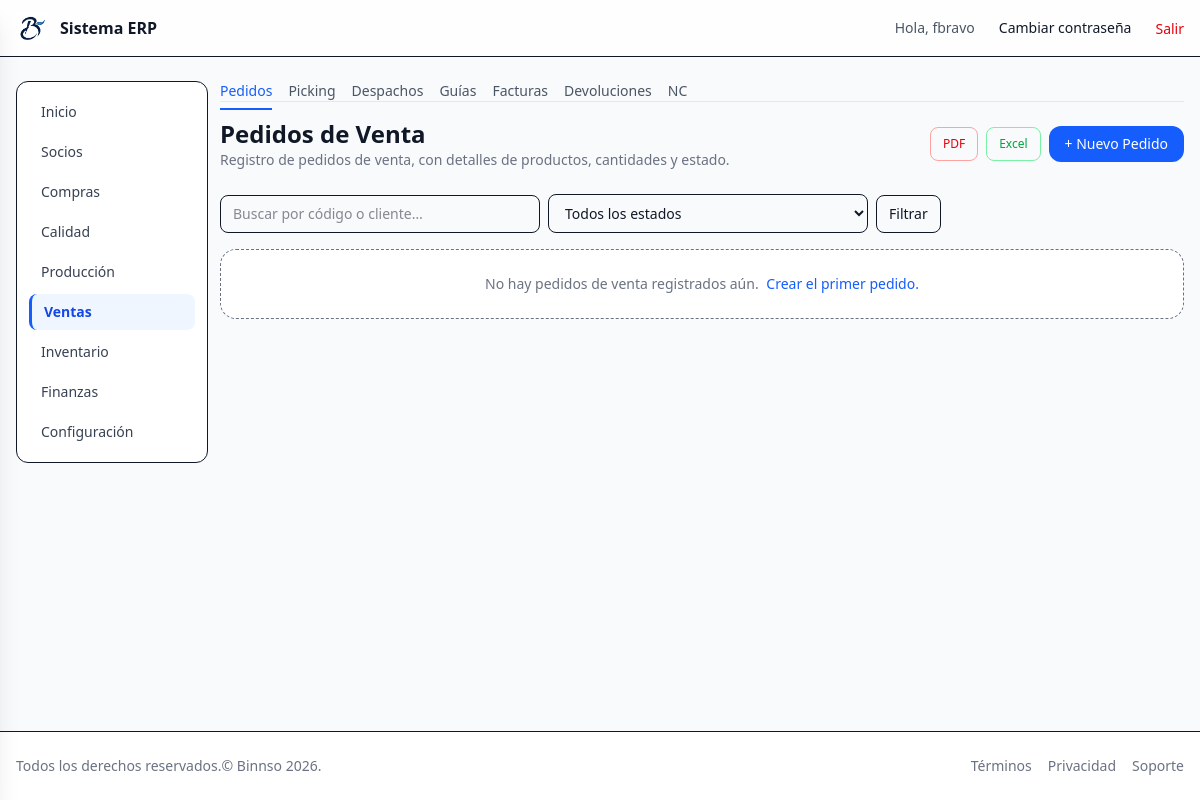
/sales/orders (signed in), run on an earlier commit of the app's database.
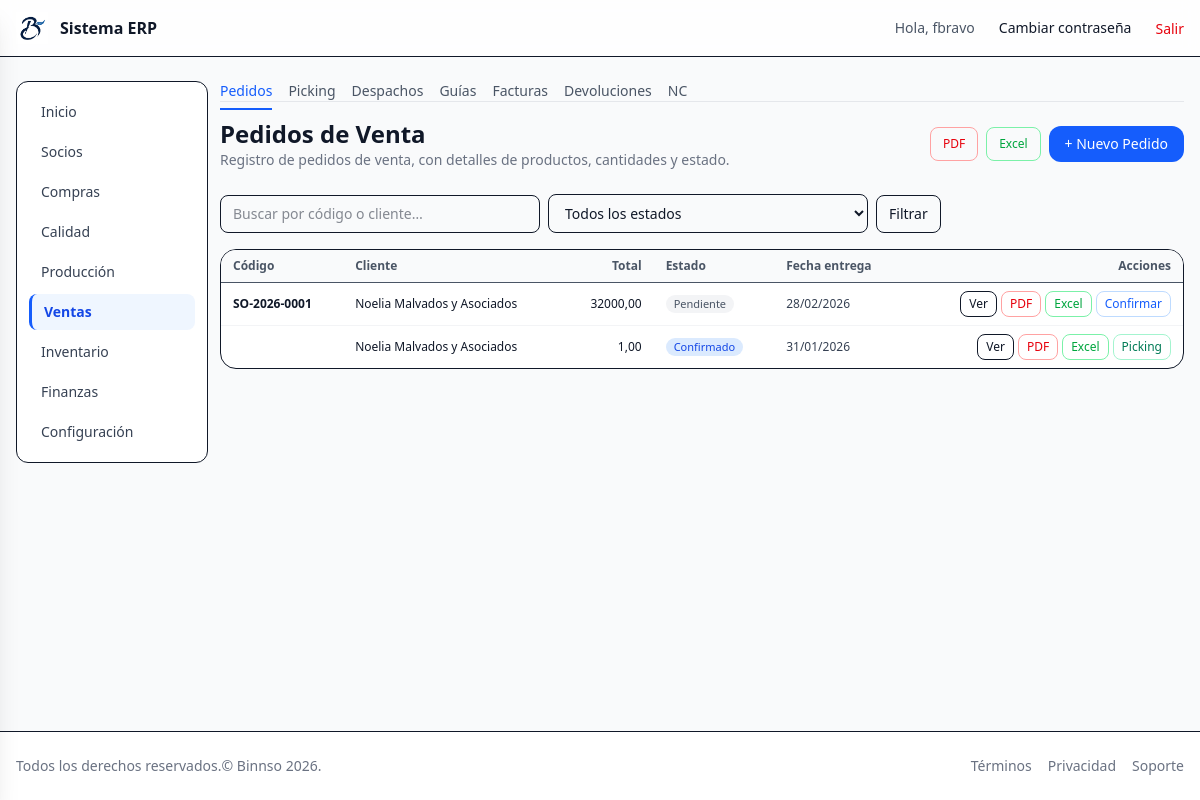
And on a later commit of the database.
### sales/models.py (models this page shows, shortened)
class SaleOrder(AuditModel):
    code = models.CharField(
        "Código", max_length=50, unique=True,
        help_text="Código interno del pedido (ej. SO-2026-0001)",
    )
    client = models.ForeignKey(
        Partner, on_delete=models.PROTECT,
        related_name="sale_orders",
        verbose_name="Cliente",
        help_text="Cliente que realiza el pedido.",
    )
    status = models.CharField(
        "Estado", max_length=20,
        choices=SaleOrderStatus.choices,
        default=SaleOrderStatus.PENDING,
    )
    created_at = models.DateTimeField("Fecha de creación", auto_now_add=True)
    updated_at = models.DateTimeField("Fecha de actualización", auto_now=True)
    delivery_date = models.DateField("Fecha de entrega", help_text="Fecha de entrega del pedido.")
    delivery_address = models.CharField("Dirección de entrega", max_length=300, blank=True)
    delivery_city = models.CharField("Ciudad de entrega", max_length=100, blank=True)
    delivery_phone = models.CharField("Teléfono de contacto", max_length=50, blank=True)
    notes = models.TextField("Notas", blank=True, null=True)
    payment_method = models.CharField("Método de pago", max_length=50, blank=True, null=True)
    class Meta:
        verbose_name = "Pedido de venta"
        verbose_name_plural = "Pedidos de venta"
        ordering = ["-created_at"]
    @property
    def can_start_picking(self):
        return self.status == SaleOrderStatus.CONFIRMED

### partners/models.py (models this page shows, shortened)
class Partner(AuditModel):
    code = models.CharField(
        "Código interno",
        max_length=20,
        unique=True,
        help_text="Código interno del socio (ej. PRV-001, CLI-100).",
    )
    alt_code = models.CharField(
        "Código alterno",
        max_length=20,
        blank=True,
        null=True,
        help_text="Código alterno o de sistema externo (opcional).",
    )
    identification_type = models.CharField(
        "Tipo de identificación",
        max_length=20,
        choices=IdentificationType.choices,
        default=IdentificationType.RUC,
    )
    identification = models.CharField(
        "Identificación",
        max_length=20,
        help_text="RUC / cédula / pasaporte, según corresponda.",
    )
    trade_name = models.CharField(
        "Nombre comercial",
        max_length=150,
        blank=True,
        help_text="Nombre comercial (si aplica).",
    )
    legal_name = models.CharField(
        "Nombre fiscal / razón social",
        max_length=200,
        help_text="Nombre fiscal que aparece en facturas.",
    )
    category = models.CharField(
        "Categoría",
        max_length=10,
        choices=PartnerCategory.choices,
        default=PartnerCategory.OTHER,
        blank=True,
    )
    company_type = models.CharField(
        "Tipo de empresa",
        max_length=20,
        choices=CompanyType.choices,
        default=CompanyType.COMPANY,
    )
    is_customer = models.BooleanField("Cliente", default=False)
    is_supplier = models.BooleanField("Proveedor", default=True)
    is_public_entity = models.BooleanField("Entidad pública", default=False)
    credit_limit = models.DecimalField(
        "Crédito máximo",
        max_digits=12,
        decimal_places=2,
        default=0,
    )
    credit_available = models.DecimalField(
        "Crédito disponible",
        max_digits=12,
        decimal_places=2,
        default=0,
    )
    credit_used = models.DecimalField(
        "Crédito utilizado",
        max_digits=12,
        decimal_places=2,
        default=0,
    )
    credit_terms_days = models.PositiveIntegerField(
        "Días de crédito",
        default=0,
        help_text="Plazo de pago en días (0 = contado).",
    )
    retention_profile = models.CharField(
        "Perfil de retención",
        max_length=20,
        choices=RetentionProfile.choices,
        default=RetentionProfile.NONE,
    )
    branch_name = models.CharField(
        "Sucursal",
        max_length=100,
        blank=True,
        help_text="Sucursal asociada (si aplica).",
    )
    address = models.CharField(
        "Dirección",
        max_length=255,
        blank=True,
    )
    city = models.CharField(
        "Ciudad",
        max_length=100,
        blank=True,
    )
    province = models.CharField(
        "Provincia",
        max_length=100,
        blank=True,
    )
    country = models.CharField(
        "País",
        max_length=100,
        blank=True,
        default="Ecuador",
    )
    contact_name = models.CharField(
        "Contacto principal",
        max_length=150,
        blank=True,
    )
    contact_email = models.EmailField(
        "Correo de contacto",
        blank=True,
    )
    contact_phone = models.CharField(
        "Teléfono de contacto",
        max_length=50,
        blank=True,
    )
    website = models.URLField(
        "Sitio web",
        blank=True,
    )
    is_qualified_supplier = models.BooleanField(
        "Proveedor calificado ISO 13485",
        default=False,
    )
    qualification_level = models.CharField(
        "Nivel de calificación",
        max_length=50,
        blank=True,
        help_text="Ejemplo: Crítico / No crítico, A / B / C, etc.",
    )
    qualification_date = models.DateField(
        "Fecha de última calificación",
        blank=True,
        null=True,
    )
    qualification_notes = models.TextField(
        "Notas de calificación",
        blank=True,
    )
    notes = models.TextField(
        "Notas internas",
        blank=True,
    )
    is_active = models.BooleanField(
        "Activo",
        default=True,
    )
    is_carrier = models.BooleanField(
        "Transportista", default=False,
        help_text="Marcar si es proveedor de transporte.",
    )
    vehicle_plate = models.CharField(
        "Placa del vehículo", max_length=20, blank=True,
    )
    driver_name = models.CharField(
        "Nombre del conductor", max_length=200, blank=True,
    )
    driver_identification = models.CharField(
        "Cédula del conductor", max_length=20, blank=True,
    )
    class Meta:
        verbose_name = "Socio (cliente/proveedor)"
        verbose_name_plural = "Socios (clientes y proveedores)"
        ordering = ["trade_name", "legal_name"]

### sales/views.py (the view)
# urls.py: path('orders', views.SaleOrderListView.as_view(), name='order_list'),
class SaleOrderListView(LoginRequiredMixin, ModulePermissionMixin, ListView):
    permission_required = "sales.view_saleorder"
    model = SaleOrder
    template_name = "sales/order_list.html"
    context_object_name = "orders"
    paginate_by = 20
    def get_queryset(self):
        qs = (
            SaleOrder.objects
            .select_related("client")
            .annotate(total_amount=Sum("lines__total_price"))
            .order_by("-created_at")
        )
        q = self.request.GET.get("q", "").strip()
        status = self.request.GET.get("status", "").strip()
        if q:
            qs = qs.filter(
                Q(code__icontains=q)
                | Q(client__trade_name__icontains=q)
                | Q(client__legal_name__icontains=q)
            )
        if status:
            qs = qs.filter(status=status)
        return qs
    def get_context_data(self, **kwargs):
        ctx = super().get_context_data(**kwargs)
        ctx["status_choices"] = SaleOrderStatus.choices
        return ctx

### core/context_processors.py (called while the page is built, shortened)
def module_access(request):
    user = getattr(request, "user", None)
    if user is None or not user.is_authenticated:
        return {"modules": {k: False for k in MODULE_APP_MAP}}
    if user.is_superuser or user.groups.filter(name="admin").exists():
        return {"modules": {k: True for k in MODULE_APP_MAP}}

### core/mixins.py (called while the page is built)
    def has_permission(self):
        user = self.request.user
        if user.is_superuser or user.groups.filter(name="admin").exists():
            return True
        return super().has_permission()

### templates/sales/order_list.html (shortened to what the changed rows need)
{% extends "layouts/app.html" %}
{% load static %}
{% block app_content %}
{% include "sales/_nav.html" %}
<div class="mb-6 flex flex-col gap-3 md:flex-row md:items-center md:justify-between">
  <div>
    <h1 class="text-2xl font-semibold">Pedidos de Venta</h1>
  </div>
  <div class="flex items-center gap-2">
  </div>
</div>
<form method="get" class="mb-4 flex flex-wrap items-center gap-2 text-sm">
  <input type="text" name="q" value="{{ request.GET.q|default_if_none:'' }}"
         placeholder="Buscar por código o cliente…"
         class="w-full max-w-xs rounded-lg border px-3 py-2">
  <select name="status" class="w-full max-w-xs rounded-lg border px-3 py-2">
  </select>
  <button type="submit"
          class="rounded-lg border px-3 py-2 text-sm hover:bg-gray-50">
  </button>
</form>
{% if orders %}
  <div class="hidden md:block overflow-x-auto rounded-2xl border bg-white">
    <table class="min-w-full text-sm">
      <thead>
        <tr class="border-b bg-gray-50 text-xs font-semibold text-gray-600">
          <th class="px-3 py-2 text-left">Código</th>
          <th class="px-3 py-2 text-left">Cliente</th>
          <th class="px-3 py-2 text-right">Total</th>
          <th class="px-3 py-2 text-left">Estado</th>
          <th class="px-3 py-2 text-left">Fecha entrega</th>
          <th class="px-3 py-2 text-right">Acciones</th>
        </tr>
      </thead>
      <tbody class="divide-y divide-gray-100">
        {% for order in orders %}
          <tr class="hover:bg-gray-50">
            <td class="px-3 py-2 text-xs font-semibold text-gray-900">
              {{ order.code }}
            </td>
            <td class="px-3 py-2 text-xs">
              <div class="font-medium text-gray-900">
                {{ order.client.trade_name }}
              </div>
            </td>
            <td class="px-3 py-2 text-right text-xs text-gray-900">
              {{ order.total_amount|floatformat:2|default:"0.00" }}
            </td>
            <td class="px-3 py-2 text-xs">
              <span class="inline-flex rounded-full px-2 py-0.5 text-[11px] font-medium
                {% if order.status == 'CONFIRMED' %}bg-blue-100 text-blue-700
                {% elif order.status == 'PICKING' %}bg-amber-100 text-amber-700
                {% elif order.status == 'PACKING' %}bg-purple-100 text-purple-700
                {% elif order.status == 'DISPATCHED' %}bg-green-100 text-green-700
                {% elif order.status == 'CANCELED' %}bg-red-100 text-red-700
                {% else %}bg-gray-100 text-gray-600{% endif %}">
                {{ order.get_status_display }}
              </span>
            </td>
            <td class="px-3 py-2 text-xs text-gray-700">
              {{ order.delivery_date|date:"d/m/Y"|default:"–" }}
            </td>
            <td class="px-3 py-2 text-right text-xs">
              <div class="flex justify-end gap-1">
                <a href="{% url 'sales:order_detail' order.pk %}"
                   class="inline-block rounded-lg border px-2 py-1 hover:bg-gray-50">
                  Ver
                </a>
                <a href="{% url 'sales:order_detail_pdf' order.pk %}" target="_blank"
                   class="inline-block rounded-lg border border-red-300 px-2 py-1 text-red-600 hover:bg-red-50">
                  PDF
                </a>
                <a href="{% url 'sales:order_detail_excel' order.pk %}"
                   class="inline-block rounded-lg border border-green-300 px-2 py-1 text-green-600 hover:bg-green-50">
                  Excel
                </a>
                {% if order.status == 'PENDING' or order.status == 'PROFORMA' %}
                  <a href="{% url 'sales:confirm_order' order.pk %}"
                     class="inline-block rounded-lg border border-blue-200 px-2 py-1 text-blue-600 hover:bg-blue-50"
                     onclick="return confirm('¿Confirmar este pedido?');">
                    Confirmar
                  </a>
                {% endif %}
                {% if order.can_start_picking %}
                  <a href="{% url 'sales:dispatch_check' order.pk %}"
                     class="inline-block rounded-lg border border-emerald-200 px-2 py-1 text-emerald-700 hover:bg-emerald-50">
                    Picking
                  </a>
                {% endif %}
              </div>
            </td>
          </tr>
        {% endfor %}
      </tbody>
    </table>
  </div>
{% else %}
  <div class="rounded-2xl border border-dashed bg-white p-6 text-center text-sm text-gray-500">
    No hay pedidos de venta registrados aún.
    <a href="{% url 'sales:order_create' %}"
       class="ml-1 text-blue-600 hover:underline">
      Crear el primer pedido.
    </a>
  </div>
{% endif %}
{% endblock %}

What changed in the data, as far as the page shows it:
added SaleOrder: code "SO-2026-0001", client.trade_name "Noelia Malvados y Asociados", total_amount "32000,00", status "Pendiente", delivery_date "28/02/2026", shows "Confirmar"
added SaleOrder: client.trade_name "Noelia Malvados y Asociados", total_amount "1,00", status "Confirmado", delivery_date "31/01/2026", shows "Picking"
Also different on the page:
text no longer shown: "No hay pedidos de venta registrados aún. Crear el primer pedido."
text now shown: "Código Cliente Total Estado Fecha entrega Acciones"
